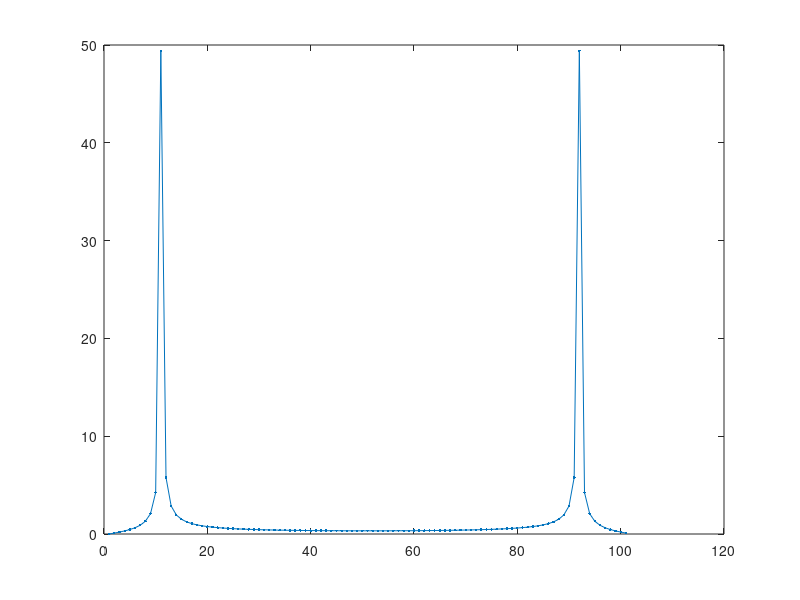

MATLAB code to generate this figure:
clear all
close all
%fft e ifft sono la DFT e la DFT inversa 
%
%x=[1 : 100];
%x=[1 1 1 1];
t=[0:1e-2:1]; %--> DIVERSISSIMO
%t=[0:1e-2:0.99]
y=sin(2*pi*t*10);
Y=fft(y)  %--> il valore nel primo posto e` l'area, come detto a lezione

figure(1) %apro una finestra
%plot(real(X))
%hold on
%plot(imag(X),'r')
%grid on

plot(abs(Y),'.-')
%figure(2)
%semilogx(abs(Y),'.-')

